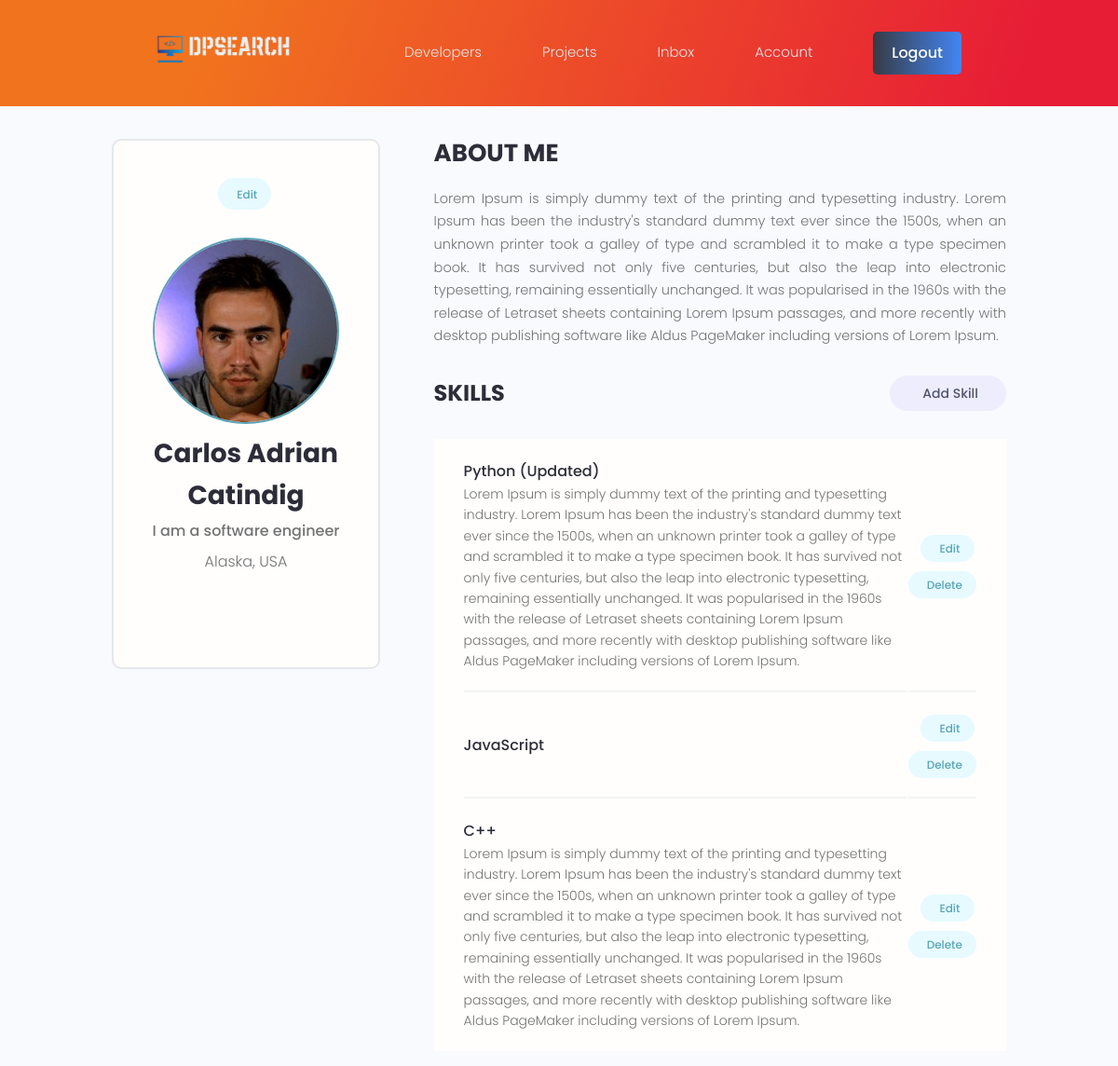
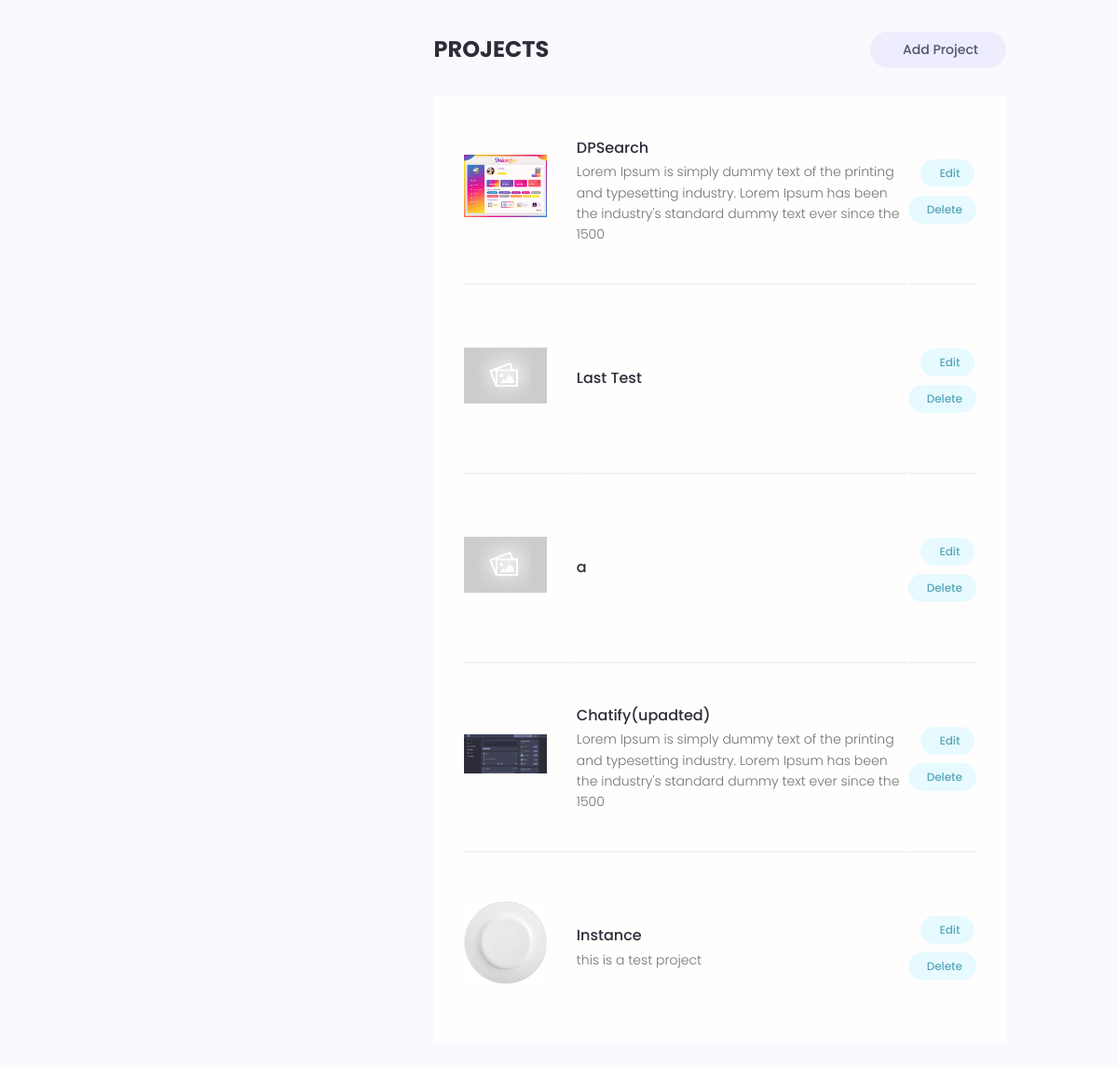
The app's page /account/ (signed in) with its own data (2 pictures, top to bottom).
### users/models.py (models this page shows, shortened)
class Profile(models.Model):
    user = models.OneToOneField(User, on_delete=models.CASCADE, null=True, blank=True)
    slug = models.SlugField(null=True, blank=True)
    first_name = models.CharField(max_length=255, null=True, blank=True)
    last_name = models.CharField(max_length=255, null=True, blank=True)
    email = models.EmailField(max_length=320, null=True, blank=True)
    username = models.CharField(max_length=255, null=True, blank=True)
    location = models.CharField(max_length=255, null=True, blank=True)
    short_intro = models.CharField(max_length=255, null=True, blank=True)
    bio = models.TextField(null=True, blank=True)
    profile_image = models.ImageField(null=True, blank=True, upload_to='profiles/', default='profiles/user-default.png')
    social_github = models.CharField(max_length=2048, null=True, blank=True)
    social_twitter = models.CharField(max_length=2048, null=True, blank=True)
    social_linkedin = models.CharField(max_length=2048, null=True, blank=True)
    social_youtube = models.CharField(max_length=2048, null=True, blank=True)
    social_website = models.CharField(max_length=2048, null=True, blank=True)
    created = models.DateTimeField(auto_now_add=True)
    id = models.UUIDField(default=uuid.uuid4, primary_key=True, unique=True, editable=False)
    class Meta:
        verbose_name_plural = 'Profiles'
    @property
    def image_url(self):
        try:
            url = self.profile_image.url
        except:
            url = ''
        return url
    @property
    def get_name(self):
        return f"{self.first_name} {self.last_name}"

class Skill(models.Model):
    owner = models.ForeignKey(Profile, null=True, blank=True, on_delete=models.CASCADE)
    name = models.CharField(max_length=255, null=True, blank=True)
    description = models.TextField(null=True, blank=True)
    created = models.DateTimeField(auto_now_add=True)
    id = models.UUIDField(default=uuid.uuid4, unique=True, primary_key=True, editable=False)
    class Meta:
        verbose_name_plural = 'Skills'

### projects/models.py (models this page shows, shortened)
class Project(models.Model):
    owner = models.ForeignKey(Profile, null=True, blank=True, on_delete=models.CASCADE)
    title = models.CharField(max_length=255)
    slug = models.SlugField(max_length=255)
    featured_image = models.ImageField(null=True, blank=True, default='default.jpg')
    description = models.TextField(blank=True, null=True)
    demo_link = models.CharField(max_length=2048, null=True, blank=True)
    source_link = models.CharField(max_length=2048, null=True, blank=True)
    tags = models.ManyToManyField('Tag', blank=True)
    vote_ratio = models.IntegerField(default=0, null=True, blank=True)
    vote_total = models.IntegerField(default=0, null=True, blank=True)
    created = models.DateTimeField(auto_now_add=True)
    id = models.UUIDField(default=uuid.uuid4, unique=True, primary_key=True, editable=False)
    class Meta:
        verbose_name_plural = 'Projects'
        ordering = ['-vote_ratio', '-vote_total', 'title']
    def get_absolute_url(self):
        return reverse("project-detail", args=[self.slug])
    def get_edit_url(self):
        return reverse("update-project", args=[self.slug])
    def get_delete_url(self):
        return reverse("delete-project", args=[self.slug])
    @property
    def image_url(self):
        try:
            url = self.featured_image.url
        except:
            url = ''
        return url

### users/views.py (the view)
# urls.py: path('account/', views.show_user_account, name="account"),
@login_required(login_url='login')
def show_user_account(request):
    profile = request.user.profile
    skills = profile.skill_set.all()
    projects = profile.project_set.all()
    context = {"profile":profile, "skills":skills, "projects":projects}
    return render(request, "users/account.html", context)

### users/templates/users/account.html (shortened to what this page needs)
{% extends 'main.html' %}
{% block content %}
<main class="settingsPage profile my-md">
  <div class="container">
    <div class="layout">
      <div class="column column--1of3">
        <div class="card text-center">
          <div class="card__body dev">
            <a class="tag tag--pill tag--main settings__btn" href="{% url 'edit-account' %}"> Edit</a>
            <img class="avatar avatar--xl dev__avatar" src="{{ profile.image_url }}" />
            <h2 class="dev__name">{{ profile.get_name|title }}</h2>
            <p class="dev__title">{{ profile.short_intro }}</p>
            <p class="dev__location">{{ profile.location }}</p>
          </div>
        </div>
      </div>
      <div class="column column--2of3">
        <div class="devInfo">
          <h3 class="devInfo__title">About Me</h3>
          <p class="devInfo__about">
            {{ profile.bio|linebreaksbr }}
          </p>
        </div>
        <div class="settings">
          <h3 class="settings__title">Skills</h3>
          <a class="tag tag--pill tag--sub settings__btn tag--lg" href="{% url 'create-skill' %}"> Add Skill</a>
        </div>
        <table class="settings__table">
          {% for skill in skills %}
          <tr>
            <td class="settings__tableInfo">
              <h4>{{ skill.name }}</h4>
              <p>
                {{ skill.description|linebreaksbr }}
              </p>
            </td>
            <td class="settings__tableActions">
              <a class="tag tag--pill tag--main settings__btn" href="{% url 'edit-skill' skill.id %}"> Edit</a>
              <a class="tag tag--pill tag--main settings__btn" href="{% url 'delete-skill' skill.id %}">
                Delete</a>
            </td>
          </tr>
          {% endfor %}
        </table>
        <div class="settings">
          <h3 class="settings__title">Projects</h3>
          <a class="tag tag--pill tag--sub settings__btn tag--lg" href="{% url 'create-project' %}"> Add Project</a>
        </div>
        <table class="settings__table">
          {% for project in projects %}
          <tr>
            <td class="settings__thumbnail">
              <a href="{{ project.get_absolute_url }}"><img src="{{ project.image_url }}" alt="Project Thumbnail" /></a>
            </td>
            <td class="settings__tableInfo">
              <a href="{{ project.get_absolute_url }}">{{ project.title }}</a>
              <p>
                {{ project.description|slice:"150"}}
              </p>
            </td>
            <td class="settings__tableActions">
              <a class="tag tag--pill tag--main settings__btn" href="{{ project.get_edit_url }}"> Edit</a>
              <a class="tag tag--pill tag--main settings__btn" href="{{ project.get_delete_url }}">
                Delete</a>
            </td>
          </tr>
          {% endfor %}
        </table>
      </div>
    </div>
  </div>
</main>
{% endblock content %}

### static/styles/app.css (style rules this page uses)
:root { --color-sub: #2d2d39; }
.card { border: 2px solid var(--color-light); }
img { width: 100%; }
.profile .card>.dev { padding: 4rem; }
.dev__avatar { display: block; margin: auto; }
.dev__name { color: var(--color-sub); font-size: 2.8rem; font-weight: 700; margin-top: 1rem; margin-bottom: 0.5rem; }
.dev__title { font-size: 1.6rem; font-weight: 500; line-height: 1.3; }
.dev__location { margin-top: 1rem; }
.devInfo { margin-bottom: 3rem; }
.devInfo__title, .devInfo__subtitle { font-size: 2.6rem; color: var(--color-sub); text-transform: uppercase; font-weight: 700; margin-bottom: 1.5rem; }
.devInfo__about, .devSkill__info { font-size: 1.45rem; line-height: 1.7; text-align: justify; }
.settingsPage .dev>.settings__btn { display: inline-block; margin-bottom: 3rem; }
.settings { display: flex; justify-content: space-between; align-items: center; }
.settings__title { font-size: 2.4rem; text-transform: uppercase; font-weight: 700; color: var(--color-sub); }
.settings__table { margin-top: 3rem; margin-bottom: 5rem; padding: 0 3rem; background: var(--color-white); }
.settings__table tr { width: 100%; }
.settings__table tr>td { padding: 2rem 0; }
.settings__table tr:not(:last-child) td { border-bottom: 2px solid var(--color-white-light); }
.settings__thumbnail { width: 23%; min-width: 10rem; }
.settings__thumbnail img { padding-right: 3rem; height: 15rem; object-fit: contain; }
.settings__tableInfo { width: 100%; }
.settings__tableInfo h4, .settings__tableInfo a { padding-right: 1rem; width: auto; font-size: 1.6rem; font-weight: 500; color: var(--color-sub); }
.settings__tableInfo p { font-size: 1.4rem; }
.settings__tableActions { text-align: right; }

### static/uikit/styles/modules/_variables.css (style rules this page uses)
:root { --color-main: #5aa5b9; --color-main-light: #e6faff; --color-sub: #3f4156; --color-sub-light: #51546e; --color-sub-lighter: #ededfd; --color-text: #737373; --color-gray: #8b8b8b; --color-light: #e5e7eb; --color-light-gray: #767676; --color-bg: #f8fafd; --color-white: #fffefd; --color-white-light: #f3f3f3; --color-success: #359e64; --color-success-bg: #def8e8; --color-error: #fc4b0b; --color-error-bg: #fff2ee; --font-base: 'Poppins', arial, helvetica, 'Segoe UI', roboto, ubuntu, sans-serif; --font-monospace: 'Fira Code', 'Courier New', courier, monospace; --font-regular: 300; --font-medium: 500; --font-bold: 700; --generic-shadow: 1px 1px 5px #00000010; --generic-transition: all 0.3s ease-in-out; }

### static/uikit/styles/modules/_base.css (style rules this page uses)
* { margin: 0; padding: 0; box-sizing: border-box; text-rendering: optimizeLegibility; color: inherit; font-size: inherit; }
html { font-size: 50%; }
@media only screen and (min-width: 480px) { html { font-size: 56.25%; } }
@media only screen and (min-width: 1200px) { html { font-size: 62.5%; } }
body { line-height: 1.6; font-weight: 400; font-size: 1.5rem; color: var(--color-text); background-color: var(--color-bg); min-height: 100vh; }

### static/uikit/styles/modules/_typography.css (style rules this page uses)
* { font-family: var(--font-base); }
h2 { font-size: 3.6rem; font-weight: var(--font-bold); }
h3 { font-size: 3.2rem; font-weight: var(--font-medium); }
h4 { font-size: 2.8rem; font-weight: var(--font-medium); }
p, span, strong { font-size: 1.6rem; color: var(--color-text); font-weight: var(--font-regular); }
a { padding-bottom: 2px; text-decoration: none; display: inline-block; color: var(--color-main); font-weight: var(--font-medium); }

### static/uikit/styles/modules/_utilities.css (style rules this page uses)
.container { width: 92%; max-width: 165rem; margin: 0 auto; box-sizing: border-box; }
@media screen and (min-width: 1000px) { .container { width: 90%; } }
@media screen and (min-width: 1200px) { .container { width: 80%; } }
.text-center { text-align: center; }
.my-md { margin: 3rem auto; }

### static/uikit/styles/modules/_avatar.css (style rules this page uses)
.avatar { border-radius: 50%; border: 2px solid var(--color-main); object-fit: cover; }
.avatar--xl { height: 20rem; width: 20rem; }

### static/uikit/styles/modules/_card.css (style rules this page uses)
.card { border-radius: 1rem; background-color: var(--color-white); border: 1.5px solid var(--color-light); width: auto; height: auto; margin-top: 0.5rem; margin-bottom: 0.5rem; overflow: hidden; }
.card__body, .card__header { padding: 2rem 2.5rem; }

### static/uikit/styles/modules/_layout.css (style rules this page uses)
.layout { display: flex; flex-flow: row wrap; justify-content: space-between; }
.layout > .column { margin-bottom: 3rem; }
.layout > .column.column--1of3 { flex-basis: 30%; }
.layout > .column.column--2of3 { flex-basis: 64%; }

### records on screen
Profile: image_url (picture), get_name "Carlos Adrian Catindig", short_intro "I am a software engineer", location "Alaska, USA", bio "Lorem Ipsum is simply dummy text of the printing and typesetting industry. Lorem Ipsum has been the industry's standard dummy text ever since the 1500s, when an unknown printer took a galley of type and scrambled it to make a type specimen book. It has survived not only five centuries, but also the leap into electronic typesetting, remaining essentially unchanged. It was popularised in the 1960s with the release of Letraset sheets containing Lorem Ipsum passages, and more recently with desktop publishing software like Aldus PageMaker including versions of Lorem Ipsum."
Skill: name "Python (Updated)", description "Lorem Ipsum is simply dummy text of the printing and typesetting industry. Lorem Ipsum has been the industry's standard dummy text ever since the 1500s, when an unknown printer took a galley of type and scrambled it to make a type specimen book. It has survived not only five centuries, but also the leap into electronic typesetting, remaining essentially unchanged. It was popularised in the 1960s with the release of Letraset sheets containing Lorem Ipsum passages, and more recently with desktop publishing software like Aldus PageMaker including versions of Lorem Ipsum."
Skill: name "JavaScript"
Skill: name "C++", description "Lorem Ipsum is simply dummy text of the printing and typesetting industry. Lorem Ipsum has been the industry's standard dummy text ever since the 1500s, when an unknown printer took a galley of type and scrambled it to make a type specimen book. It has survived not only five centuries, but also the leap into electronic typesetting, remaining essentially unchanged. It was popularised in the 1960s with the release of Letraset sheets containing Lorem Ipsum passages, and more recently with desktop publishing software like Aldus PageMaker including versions of Lorem Ipsum."
Project: image_url (picture), title "DPSearch", description "Lorem Ipsum is simply dummy text of the printing and typesetting industry. Lorem Ipsum has been the industry's standard dummy text ever since the 1500"
Project: image_url (placeholder picture), title "Last Test"
Project: image_url (placeholder picture), title "a"
Project: image_url (picture), title "Chatify(upadted)", description "Lorem Ipsum is simply dummy text of the printing and typesetting industry. Lorem Ipsum has been the industry's standard dummy text ever since the 1500"
Project: image_url (picture), title "Instance", description "this is a test project"
